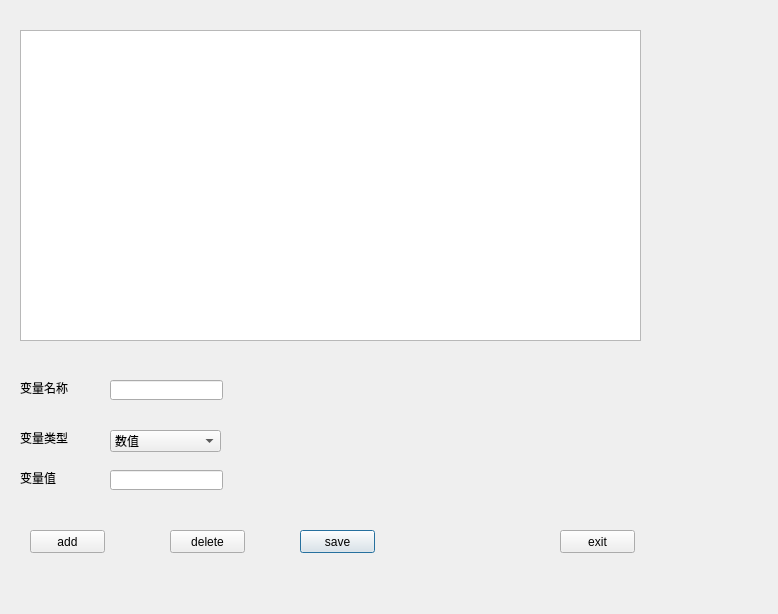
<?xml version="1.0" encoding="UTF-8"?>
<ui version="4.0">
 <class>DialogEditVar</class>
 <widget class="QDialog" name="DialogEditVar">
  <property name="geometry">
   <rect>
    <x>0</x>
    <y>0</y>
    <width>778</width>
    <height>614</height>
   </rect>
  </property>
  <property name="windowTitle">
   <string>Dialog</string>
  </property>
  <widget class="QTableView" name="tableView">
   <property name="geometry">
    <rect>
     <x>20</x>
     <y>30</y>
     <width>621</width>
     <height>311</height>
    </rect>
   </property>
  </widget>
  <widget class="QPushButton" name="pushButton_save">
   <property name="geometry">
    <rect>
     <x>300</x>
     <y>530</y>
     <width>75</width>
     <height>23</height>
    </rect>
   </property>
   <property name="text">
    <string>save</string>
   </property>
  </widget>
  <widget class="QPushButton" name="pushButton_exit">
   <property name="geometry">
    <rect>
     <x>560</x>
     <y>530</y>
     <width>75</width>
     <height>23</height>
    </rect>
   </property>
   <property name="text">
    <string>exit</string>
   </property>
  </widget>
  <widget class="QLabel" name="label_2">
   <property name="geometry">
    <rect>
     <x>20</x>
     <y>430</y>
     <width>71</width>
     <height>16</height>
    </rect>
   </property>
   <property name="text">
    <string>变量类型</string>
   </property>
  </widget>
  <widget class="QPushButton" name="pushButton_add">
   <property name="geometry">
    <rect>
     <x>30</x>
     <y>530</y>
     <width>75</width>
     <height>23</height>
    </rect>
   </property>
   <property name="text">
    <string>add</string>
   </property>
  </widget>
  <widget class="QLabel" name="label">
   <property name="geometry">
    <rect>
     <x>20</x>
     <y>380</y>
     <width>81</width>
     <height>16</height>
    </rect>
   </property>
   <property name="text">
    <string>变量名称</string>
   </property>
  </widget>
  <widget class="QLineEdit" name="lineEdit_VarName">
   <property name="geometry">
    <rect>
     <x>110</x>
     <y>380</y>
     <width>113</width>
     <height>20</height>
    </rect>
   </property>
  </widget>
  <widget class="QPushButton" name="pushButton_del">
   <property name="geometry">
    <rect>
     <x>170</x>
     <y>530</y>
     <width>75</width>
     <height>23</height>
    </rect>
   </property>
   <property name="text">
    <string>delete</string>
   </property>
  </widget>
  <widget class="QLabel" name="label_3">
   <property name="geometry">
    <rect>
     <x>20</x>
     <y>470</y>
     <width>71</width>
     <height>16</height>
    </rect>
   </property>
   <property name="text">
    <string>变量值</string>
   </property>
  </widget>
  <widget class="QLineEdit" name="lineEdit_VarValue">
   <property name="geometry">
    <rect>
     <x>110</x>
     <y>470</y>
     <width>113</width>
     <height>20</height>
    </rect>
   </property>
  </widget>
  <widget class="QComboBox" name="comboBox">
   <property name="geometry">
    <rect>
     <x>110</x>
     <y>430</y>
     <width>111</width>
     <height>22</height>
    </rect>
   </property>
   <item>
    <property name="text">
     <string>数值</string>
    </property>
   </item>
   <item>
    <property name="text">
     <string>字符串</string>
    </property>
   </item>
   <item>
    <property name="text">
     <string>布尔</string>
    </property>
   </item>
  </widget>
 </widget>
 <resources/>
 <connections/>
</ui>
